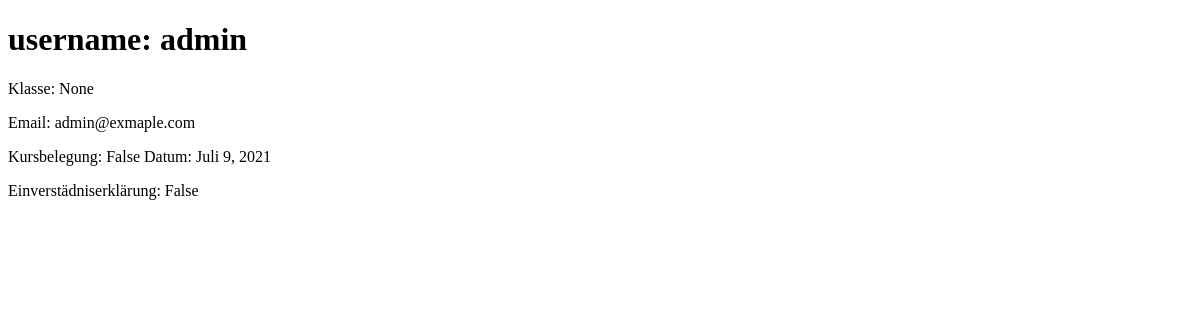
Page /user/1/ on the earlier database version.
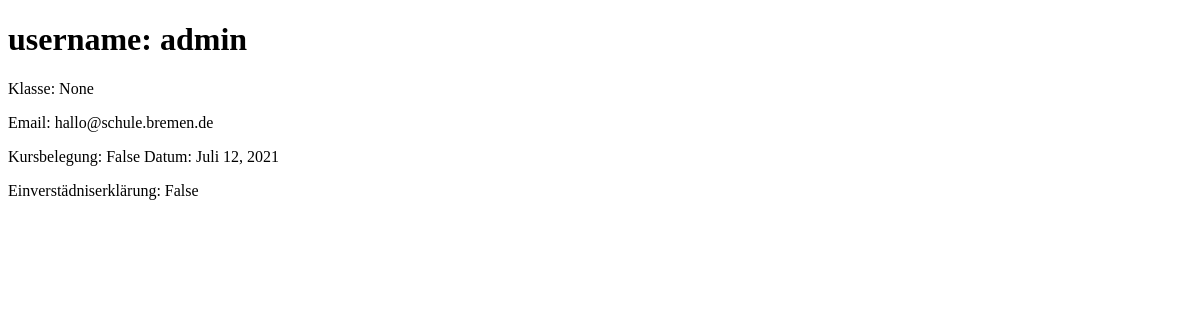
Same page on the later database version.
### Buchungssystem/models.py (models this page shows, shortened)
class UserProfile(AbstractUser):
    email = models.EmailField('email address', unique=True, blank=False, default="maxmustermann@schule.bremen.de")
    classes = models.ForeignKey(Classes, on_delete=models.CASCADE, null=True, blank=True, verbose_name="Klasse")
    letter_of_acceptance = models.BooleanField(default=False, verbose_name="Einverständniserklärung")
    induction_course = models.BooleanField(default=False, verbose_name="Kurs belegt")
    course_date = models.DateField(blank=True, null=True, verbose_name="Kursbelegungsdatum")

### Buchungssystem/views.py (the view)
# urls.py: url(r'^user/(?P<pk>.+)/$', Userview.as_view(), name='User'),
class Userview(generic.DetailView):
    template_name = "User/Users.html"
    context_object_name = "users"
    model = UserProfile

### Buchungssystem/templates/User/Users.html (shortened to what this page needs)
<!DOCTYPE html>
<html lang="en">
<head>
</head>
    <h1>username: {{ users.username }}  </h1>
    <p>Klasse: {{ users.classes }}</p>
    <p>Email: {{ users.email }}</p>
    <p>Kursbelegung: {{ users.induction_course }} Datum: {{ users.course_date }}</p>
    <p>Einverstädniserklärung: {{ users.letter_of_acceptance }}</p>
<body>
</body>
</html>

Differences in the rows shown:
changed UserProfile "admin": email "admin@exmaple.com" → "hallo@schule.bremen.de"; course_date "Juli 9, 2021" → "Juli 12, 2021"
